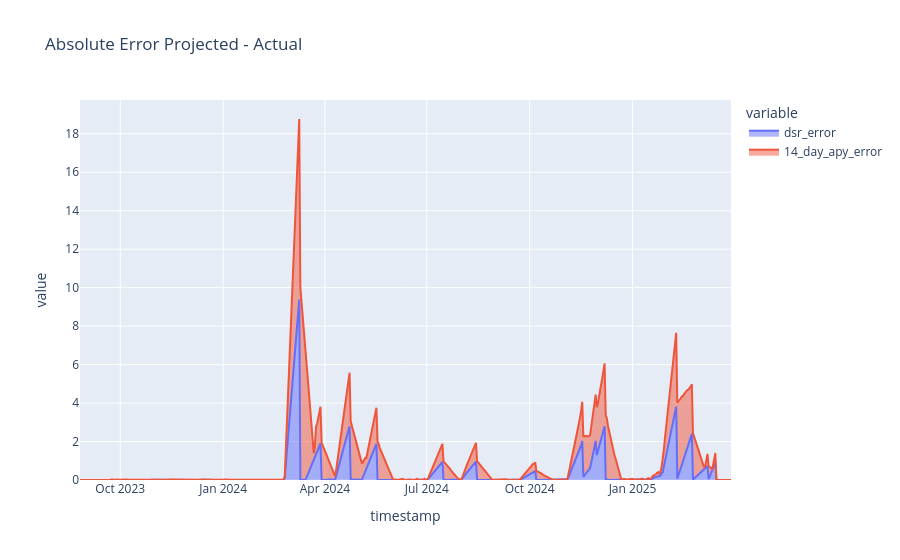

Notebook cell for this chart:
### Code cell
df['dsr_error'] =  df['dsr'] - df['actualized_apy_over_14_days']
df['14_day_apy_error'] = df['sDAI_14_day_apy'] - df['actualized_apy_over_14_days']
# DSR includes compoundings

px.area(df[['dsr_error', '14_day_apy_error' ]].abs(), title='Absolute Error Projected - Actual')

### Figure 1 — Plotly figure (JSON) as saved in the notebook; plotly's stock layout.template omitted (floating-point values rounded to 4 significant figures; data arrays with more than 128 entries replaced by an {"elided": "..."} marker saying what was removed)
{"data": [{"fillpattern": {"shape": ""}, "hovertemplate": "variable=dsr_error<br>timestamp=%{x}<br>value=%{y}<extra></extra>", "legendgroup": "dsr_error", "line": {"color": "#636efa"}, "marker": {"symbol": "circle"}, "mode": "lines", "name": "dsr_error", "orientation": "v", "showlegend": true, "stackgroup": "1", "type": "scatter", "x": {"elided": "583 str values"}, "xaxis": "x", "y": {"elided": "583 float values"}, "yaxis": "y"}, {"fillpattern": {"shape": ""}, "hovertemplate": "variable=14_day_apy_error<br>timestamp=%{x}<br>value=%{y}<extra></extra>", "legendgroup": "14_day_apy_error", "line": {"color": "#EF553B"}, "marker": {"symbol": "circle"}, "mode": "lines", "name": "14_day_apy_error", "orientation": "v", "showlegend": true, "stackgroup": "1", "type": "scatter", "x": {"elided": "583 str values"}, "xaxis": "x", "y": {"elided": "583 float values"}, "yaxis": "y"}], "layout": {"legend": {"title": {"text": "variable"}, "tracegroupgap": 0}, "title": {"text": "Absolute Error Projected - Actual"}, "xaxis": {"anchor": "y", "domain": [0, 1], "title": {"text": "timestamp"}}, "yaxis": {"anchor": "x", "domain": [0, 1], "title": {"text": "value"}}}}
